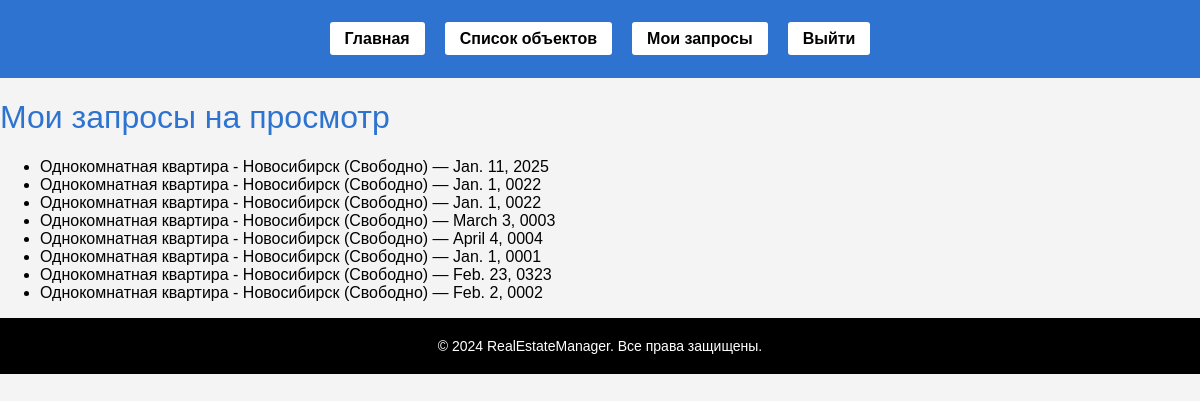
The app's page /my_viewing_requests/ (signed in) with its own data.
### property_management/models.py (models this page shows, shortened)
class ViewingRequest(models.Model):
    STATUS_CHOICES = [
        ('pending', 'Ожидание'),
        ('confirmed', 'Подтверждаю'),
    ]
    property_listing = models.ForeignKey(PropertyListing, on_delete=models.CASCADE, related_name="viewing_requests", verbose_name="Объект")
    client = models.ForeignKey(settings.AUTH_USER_MODEL, on_delete=models.CASCADE, verbose_name='Клиент')
    requested_date = models.DateField(verbose_name='Дата просмотра')
    status = models.CharField(max_length=10, choices = STATUS_CHOICES, default = 'pending', verbose_name='Статус')

class PropertyListing(models.Model):
    STATUS_CHOICES = [
        ('available', 'Свободно'),
        ('rented', 'Сдано')
    ]
    property_type = models.CharField(max_length=50, verbose_name='Тип объекта')
    description = models.TextField(verbose_name='Описание объекта')
    area = models.DecimalField(max_digits=10, decimal_places=2, verbose_name="Площадь (кв.м)")
    location = models.CharField(max_length=255, verbose_name='Местоположение')
    price = models.DecimalField(max_digits=10, decimal_places=2, verbose_name='Цена (руб.)')
    status = models.CharField(max_length=10, choices = STATUS_CHOICES, default = 'available', verbose_name='Статус')
    def __str__(self):
        return f"{self.property_type} - {self.location} ({self.get_status_display()})"

### property_management/views.py (the view)
# urls.py: path('my_viewing_requests/', views.viewing_requests_list, name='my_viewing_requests'),
def viewing_requests_list(request):
    if not request.user.is_authenticated:
        return HttpResponse("Пожалуйста, войдите, чтобы просмотреть свои запросы.", status=403)
    viewing_requests = ViewingRequest.objects.filter(client=request.user)
    return render(request, 'property_management/viewing_requests_list.html', {'viewing_requests': viewing_requests})

### property_management/templates/property_management/viewing_requests_list.html
{% extends 'property_management/base_generic.html' %}
{% block content %}
  <h1>Мои запросы на просмотр</h1>
  {% if viewing_requests %}
    <ul>
      {% for request in viewing_requests %}
        <li>
          {{ request.property_listing }} — {{ request.requested_date }}
        </li>
      {% endfor %}
    </ul>
  {% else %}
    <p>Запросов на просмотр пока нет.</p>
  {% endif %}
{% endblock %}

### static/css/style.css (style rules this page uses)
html, body { margin: 0; padding: 0; height: 100%; }
body { font-family: Arial, sans-serif; background-color: #f4f4f4; margin: 0; padding: 0; height: 100%; }
h1, h2, h3 { color: #2d73cf; font-weight: normal; }

### records on screen
ViewingRequest: property_listing "Однокомнатная квартира - Новосибирск (Свободно)", requested_date "Jan. 11, 2025"
ViewingRequest: property_listing "Однокомнатная квартира - Новосибирск (Свободно)", requested_date "Jan. 1, 0022"
ViewingRequest: property_listing "Однокомнатная квартира - Новосибирск (Свободно)", requested_date "Jan. 1, 0022"
ViewingRequest: property_listing "Однокомнатная квартира - Новосибирск (Свободно)", requested_date "March 3, 0003"
ViewingRequest: property_listing "Однокомнатная квартира - Новосибирск (Свободно)", requested_date "April 4, 0004"
ViewingRequest: property_listing "Однокомнатная квартира - Новосибирск (Свободно)", requested_date "Jan. 1, 0001"
ViewingRequest: property_listing "Однокомнатная квартира - Новосибирск (Свободно)", requested_date "Feb. 23, 0323"
ViewingRequest: property_listing "Однокомнатная квартира - Новосибирск (Свободно)", requested_date "Feb. 2, 0002"
